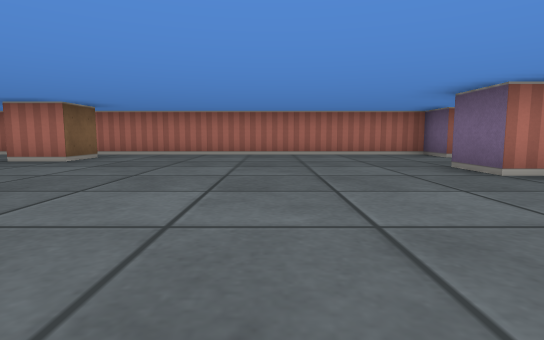
view 1 (above)

14 first-person views from a walk through a cub3D ray-caster map. The camera is about half as high as the walls, tilts 6° down and sees 80° across. The floor is counted in squares. Each view is taken from the middle of a square. On the plan, view 1 faces up. The plan holds only what a view shows up to about 9 squares ahead; the rest is blank.

view 2
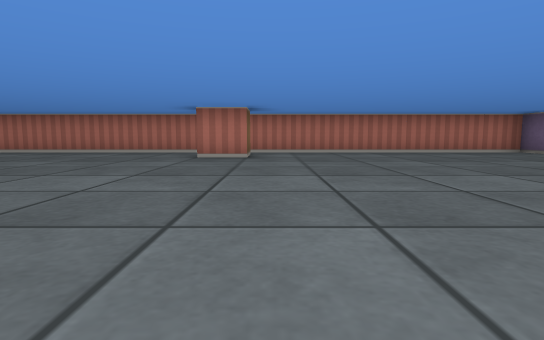

view 3
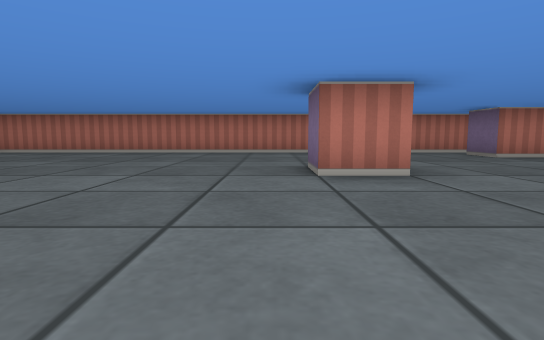

view 4
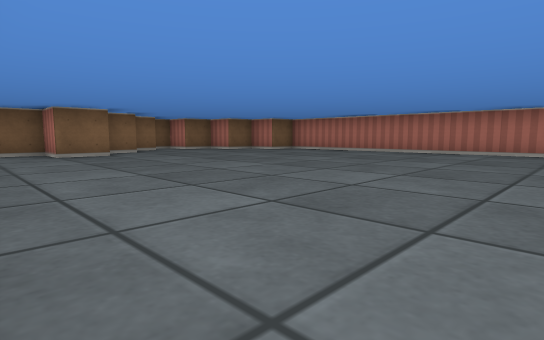

view 5
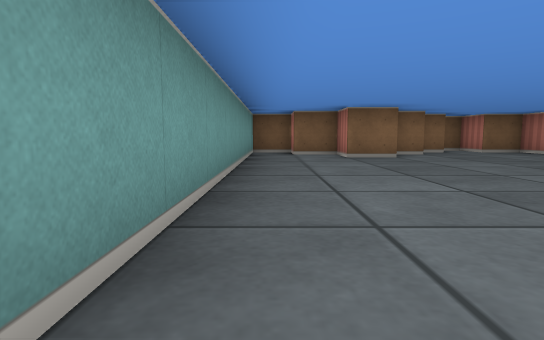

view 6
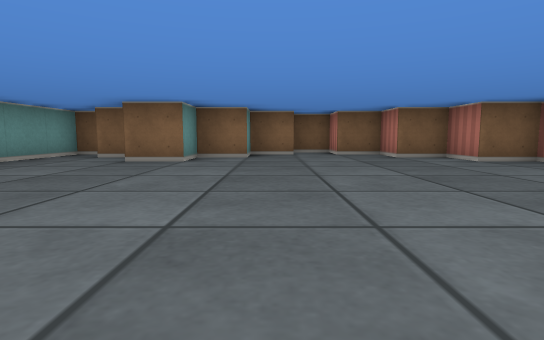

view 7
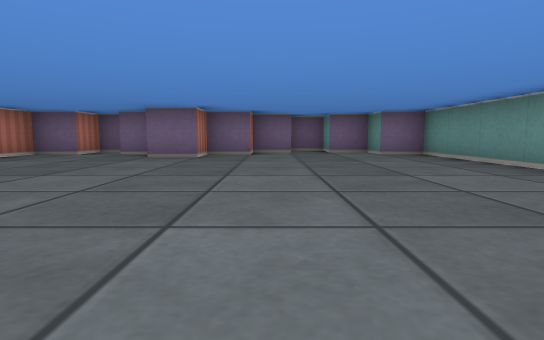

view 8
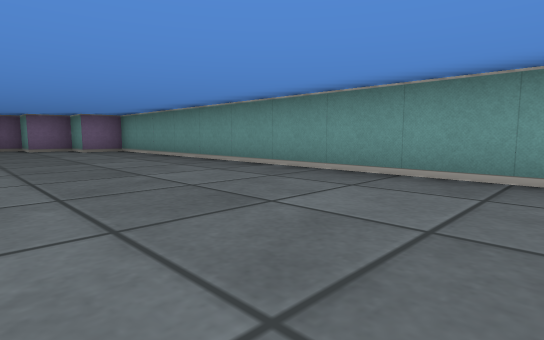

view 9
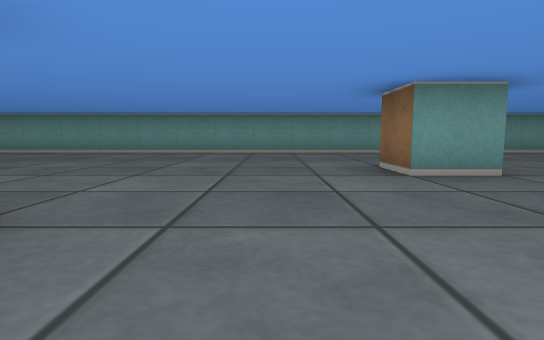

view 10
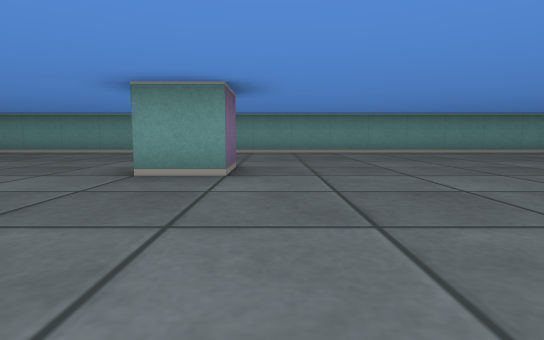

view 11
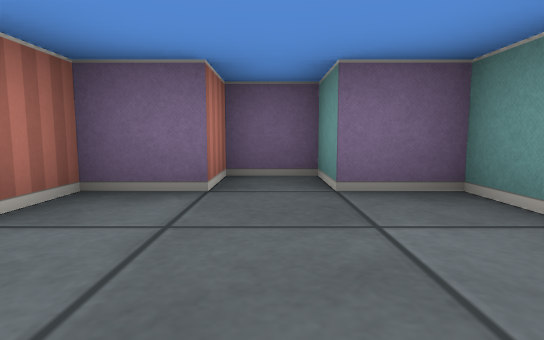

view 12
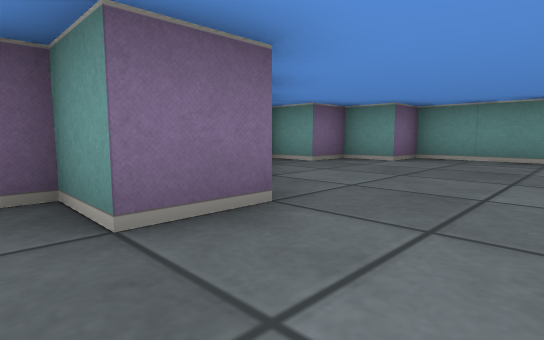

view 13
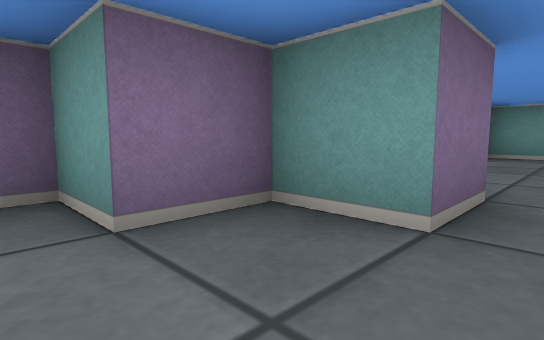

view 14
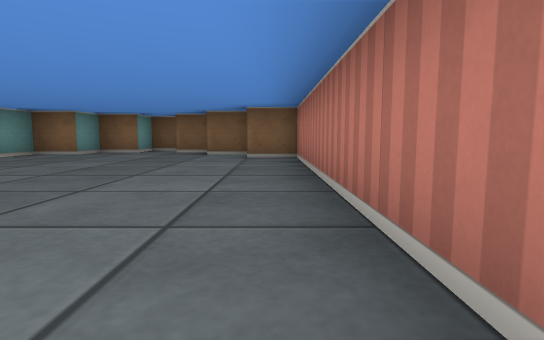

### Floor plan
Points are (right, up) in squares from view 1. A wall is a line through its corners. A room is listed if a view was taken in it or the views show most of it. See-through windows are left out.
Room 1 (views 1, 2, 3, 4, 5, 6, 7, 8, 9, 10, 11, 12, 13, 14)
walls: (-7.5, 2.5) (-8.5, 2.5) (-8.5, 3.5) (-7.5, 3.5) (-7.5, 2.5); (-3.5, 6.5) (-3.5, 5.5) (-4.5, 5.5) (-4.5, 6.5); (3.5, 2.4) (3.5, 3.5) (2.5, 3.5) (2.5, 4.5) (3.5, 4.5) (3.5, 5.5) (4.5, 5.5) (4.5, 6.5) (3.5, 6.5) (3.5, 7.5) (-16.5, 7.5) (-16.5, 6.5) (-17.5, 6.5) (-17.5, 5.5) (-18.5, 5.5) (-18.5, 4.5) (-19.5, 4.5) (-19.5, 3.5); (-19.1, 3.5) (-18.5, 3.5) (-18.5, 2.5) (-17.5, 2.5) (-17.5, 1.5) (-16.5, 1.5) (-16.5, 0.5) (-17.5, 0.5) (-17.5, -0.5) (-18.5, -0.5) (-18.5, -1.5) (3.5, -1.5) (3.5, -0.5) (4.5, -0.5) (4.5, 0.5) (5.5, 0.5) (5.5, 1.5) (4.5, 1.5) (4.5, 2.5) (3.8, 2.5)

Where each view was taken, in squares from view 1:
view 1: 0 up, 0 right, facing up
view 2: 1 down, 3 left, facing up
view 3: 1 down, 9 left, facing up
view 4: 1 down, 9 left, facing up-left
view 5: 1 down, 10 left, facing left
view 6: 3 up, 11 left, facing left
view 7: 2 up, 4 left, facing right
view 8: 2 up, 6 left, facing down-right
view 9: 7 up, 6 left, facing down
view 10: 7 up, 9 left, facing down
view 11: 1 up, 2 right, facing right
view 12: 5 up, 1 right, facing down-right
view 13: 6 up, 2 right, facing down-right
view 14: 7 up, 10 left, facing left
